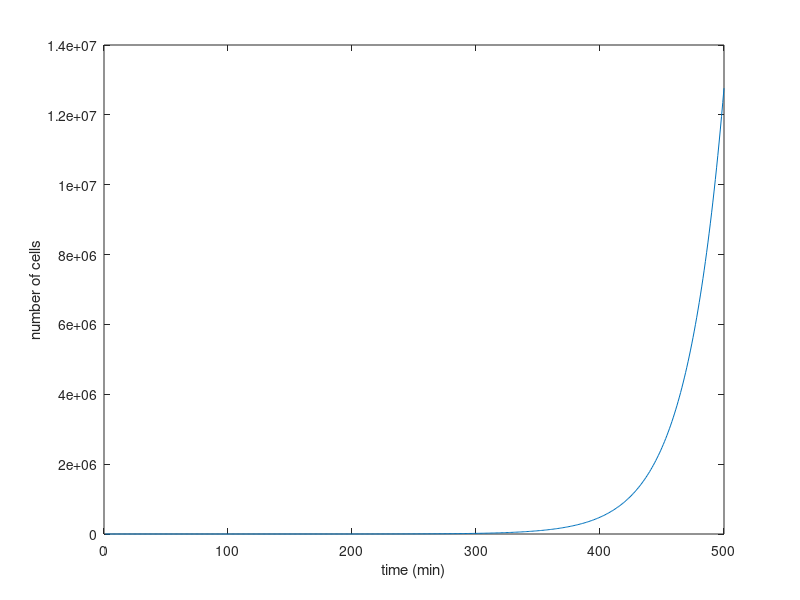

This figure's MATLAB source:
% using Matlab

% what is matlab
2+2

% define a variable
b = 6
c = 8;

% can look at vectors and matrices of numbers
d = [1 2 5 7]
d2 = [0:4:20]

% look at a specific value
d2(4)

% use the Euler method to predict the number of cells
% over time

% define some constants and initial values
N1 = 1; % start with 1 cells at t0
r = 1/30; % rate constant of cell growth in 1/min

dN_dt = N1 * r;
dt = 30; %time in min

% calculate the number of cells after 30 minutes
N2 = N1 + dN_dt * dt

% how to write a loop
% write a loop

% add up the square of the numbers 1 to 5
1^2 + 2^2 + 3^2 + 4^2 + 5^2

% is there a faster way to do the same calculation over and over?
squared = [];
for n = 1:5
    squared(n) = n^2;
end

squared
sum(squared)

% write a loop that keeps calculating the new number
% of cells
dt = 1; % 1 min

% define a vector N to keep track of how many cells
N = [];
N(1) = 1;

for t = 2:500
    N(t) = N(t-1) + N(t-1)*r * dt;
end

% define a vector of time
time = [1:1:500];

% make a plot
plot(time,N)
xlabel('time (min)')
ylabel('number of cells')



